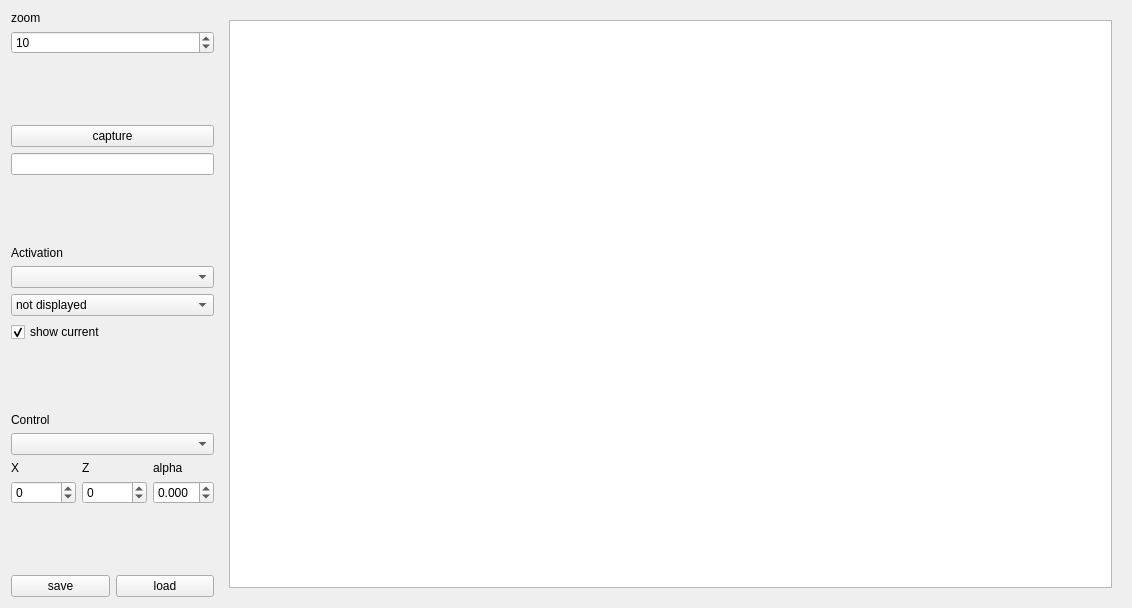
<?xml version="1.0" encoding="UTF-8"?>
<ui version="4.0">
 <class>guiDlg</class>
 <widget class="QWidget" name="guiDlg">
  <property name="geometry">
   <rect>
    <x>0</x>
    <y>0</y>
    <width>1132</width>
    <height>608</height>
   </rect>
  </property>
  <property name="windowTitle">
   <string>displaybot</string>
  </property>
  <layout class="QHBoxLayout" name="horizontalLayout">
   <item>
    <layout class="QVBoxLayout" name="verticalLayout">
     <item>
      <widget class="QLabel" name="label">
       <property name="text">
        <string>zoom</string>
       </property>
      </widget>
     </item>
     <item>
      <widget class="QSpinBox" name="zoom">
       <property name="minimum">
        <number>1</number>
       </property>
       <property name="value">
        <number>10</number>
       </property>
      </widget>
     </item>
     <item>
      <spacer name="verticalSpacer">
       <property name="orientation">
        <enum>Qt::Vertical</enum>
       </property>
       <property name="sizeHint" stdset="0">
        <size>
         <width>20</width>
         <height>40</height>
        </size>
       </property>
      </spacer>
     </item>
     <item>
      <widget class="QPushButton" name="captureButton">
       <property name="text">
        <string>capture</string>
       </property>
      </widget>
     </item>
     <item>
      <widget class="QLineEdit" name="name">
       <property name="sizePolicy">
        <sizepolicy hsizetype="Preferred" vsizetype="Fixed">
         <horstretch>0</horstretch>
         <verstretch>0</verstretch>
        </sizepolicy>
       </property>
      </widget>
     </item>
     <item>
      <spacer name="verticalSpacer_3">
       <property name="orientation">
        <enum>Qt::Vertical</enum>
       </property>
       <property name="sizeHint" stdset="0">
        <size>
         <width>20</width>
         <height>40</height>
        </size>
       </property>
      </spacer>
     </item>
     <item>
      <widget class="QLabel" name="label_6">
       <property name="text">
        <string>Activation</string>
       </property>
      </widget>
     </item>
     <item>
      <widget class="QComboBox" name="activationBox"/>
     </item>
     <item>
      <widget class="QComboBox" name="colorBox">
       <item>
        <property name="text">
         <string>not displayed</string>
        </property>
       </item>
       <item>
        <property name="text">
         <string>red</string>
        </property>
       </item>
       <item>
        <property name="text">
         <string>green</string>
        </property>
       </item>
       <item>
        <property name="text">
         <string>blue</string>
        </property>
       </item>
      </widget>
     </item>
     <item>
      <widget class="QCheckBox" name="showCurrent">
       <property name="text">
        <string>show current </string>
       </property>
       <property name="checked">
        <bool>true</bool>
       </property>
      </widget>
     </item>
     <item>
      <layout class="QHBoxLayout" name="horizontalLayout_2"/>
     </item>
     <item>
      <spacer name="verticalSpacer_2">
       <property name="orientation">
        <enum>Qt::Vertical</enum>
       </property>
       <property name="sizeHint" stdset="0">
        <size>
         <width>20</width>
         <height>40</height>
        </size>
       </property>
      </spacer>
     </item>
     <item>
      <widget class="QLabel" name="label_5">
       <property name="text">
        <string>Control</string>
       </property>
      </widget>
     </item>
     <item>
      <widget class="QComboBox" name="controlBox"/>
     </item>
     <item>
      <layout class="QGridLayout" name="gridLayout">
       <item row="1" column="0">
        <widget class="QDoubleSpinBox" name="x">
         <property name="decimals">
          <number>0</number>
         </property>
         <property name="minimum">
          <double>-10000.000000000000000</double>
         </property>
         <property name="maximum">
          <double>10000.000000000000000</double>
         </property>
        </widget>
       </item>
       <item row="1" column="2">
        <widget class="QDoubleSpinBox" name="alpha">
         <property name="decimals">
          <number>3</number>
         </property>
         <property name="minimum">
          <double>-7.000000000000000</double>
         </property>
         <property name="maximum">
          <double>7.000000000000000</double>
         </property>
        </widget>
       </item>
       <item row="1" column="1">
        <widget class="QDoubleSpinBox" name="z">
         <property name="decimals">
          <number>0</number>
         </property>
         <property name="minimum">
          <double>-10000.000000000000000</double>
         </property>
        </widget>
       </item>
       <item row="0" column="0">
        <widget class="QLabel" name="label_2">
         <property name="text">
          <string>X</string>
         </property>
        </widget>
       </item>
       <item row="0" column="1">
        <widget class="QLabel" name="label_3">
         <property name="text">
          <string>Z</string>
         </property>
        </widget>
       </item>
       <item row="0" column="2">
        <widget class="QLabel" name="label_4">
         <property name="text">
          <string>alpha</string>
         </property>
        </widget>
       </item>
      </layout>
     </item>
     <item>
      <spacer name="verticalSpacer_4">
       <property name="orientation">
        <enum>Qt::Vertical</enum>
       </property>
       <property name="sizeHint" stdset="0">
        <size>
         <width>20</width>
         <height>40</height>
        </size>
       </property>
      </spacer>
     </item>
     <item>
      <layout class="QHBoxLayout" name="horizontalLayout_3">
       <item>
        <widget class="QPushButton" name="saveButton">
         <property name="text">
          <string>save</string>
         </property>
        </widget>
       </item>
       <item>
        <widget class="QPushButton" name="loadButton">
         <property name="text">
          <string>load</string>
         </property>
        </widget>
       </item>
      </layout>
     </item>
    </layout>
   </item>
   <item>
    <widget class="QWidget" name="widget" native="true">
     <layout class="QGridLayout" name="gridLayout_2">
      <item row="0" column="0">
       <widget class="QGraphicsView" name="graphicsViewLaser">
        <property name="sizePolicy">
         <sizepolicy hsizetype="Expanding" vsizetype="Expanding">
          <horstretch>22</horstretch>
          <verstretch>0</verstretch>
         </sizepolicy>
        </property>
        <property name="cursor" stdset="0">
         <cursorShape>ArrowCursor</cursorShape>
        </property>
        <property name="verticalScrollBarPolicy">
         <enum>Qt::ScrollBarAlwaysOff</enum>
        </property>
        <property name="horizontalScrollBarPolicy">
         <enum>Qt::ScrollBarAlwaysOff</enum>
        </property>
       </widget>
      </item>
     </layout>
    </widget>
   </item>
  </layout>
 </widget>
 <resources/>
 <connections/>
</ui>
